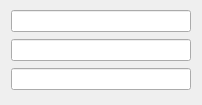
<?xml version="1.0" encoding="UTF-8"?>
<ui version="4.0">
 <class>SelectionDialog</class>
 <widget class="QDialog" name="SelectionDialog">
  <property name="geometry">
   <rect>
    <x>0</x>
    <y>0</y>
    <width>202</width>
    <height>105</height>
   </rect>
  </property>
  <property name="windowTitle">
   <string>Selection</string>
  </property>
  <layout class="QVBoxLayout" name="verticalLayout">
   <property name="topMargin">
    <number>9</number>
   </property>
   <item>
    <widget class="NumberEdit" name="hex"/>
   </item>
   <item>
    <widget class="NumberEdit" name="dec"/>
   </item>
   <item>
    <widget class="NumberEdit" name="bin"/>
   </item>
  </layout>
 </widget>
 <customwidgets>
  <customwidget>
   <class>NumberEdit</class>
   <extends>QLineEdit</extends>
   <header>numberedit.h</header>
  </customwidget>
 </customwidgets>
 <resources/>
 <connections/>
</ui>
